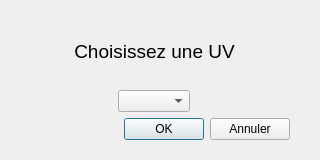
<?xml version="1.0" encoding="UTF-8"?>
<ui version="4.0">
 <class>choixUV</class>
 <widget class="QDialog" name="choixUV">
  <property name="geometry">
   <rect>
    <x>0</x>
    <y>0</y>
    <width>320</width>
    <height>160</height>
   </rect>
  </property>
  <property name="windowTitle">
   <string>Dialog</string>
  </property>
  <widget class="QWidget" name="verticalLayoutWidget">
   <property name="geometry">
    <rect>
     <x>19</x>
     <y>19</y>
     <width>271</width>
     <height>121</height>
    </rect>
   </property>
   <layout class="QVBoxLayout" name="verticalLayout">
    <item>
     <layout class="QVBoxLayout" name="verticalLayout_2">
      <item>
       <widget class="QLabel" name="label">
        <property name="text">
         <string>&lt;html&gt;&lt;head/&gt;&lt;body&gt;&lt;p align=&quot;center&quot;&gt;&lt;span style=&quot; font-size:14pt;&quot;&gt;Choisissez une UV&lt;/span&gt;&lt;/p&gt;&lt;/body&gt;&lt;/html&gt;</string>
        </property>
       </widget>
      </item>
      <item alignment="Qt::AlignHCenter">
       <widget class="QComboBox" name="comboBox_UV">
        <property name="currentText">
         <string/>
        </property>
       </widget>
      </item>
      <item>
       <layout class="QHBoxLayout" name="horizontalLayout_2">
        <item>
         <spacer name="horizontalSpacer">
          <property name="orientation">
           <enum>Qt::Horizontal</enum>
          </property>
          <property name="sizeHint" stdset="0">
           <size>
            <width>40</width>
            <height>20</height>
           </size>
          </property>
         </spacer>
        </item>
        <item>
         <widget class="QPushButton" name="pushButton_OK">
          <property name="enabled">
           <bool>true</bool>
          </property>
          <property name="text">
           <string>OK</string>
          </property>
         </widget>
        </item>
        <item>
         <widget class="QPushButton" name="pushButton_Annuler">
          <property name="text">
           <string>Annuler</string>
          </property>
         </widget>
        </item>
       </layout>
      </item>
     </layout>
    </item>
   </layout>
  </widget>
 </widget>
 <resources/>
 <connections>
  <connection>
   <sender>pushButton_Annuler</sender>
   <signal>clicked()</signal>
   <receiver>choixUV</receiver>
   <slot>close()</slot>
   <hints>
    <hint type="sourcelabel">
     <x>262</x>
     <y>119</y>
    </hint>
    <hint type="destinationlabel">
     <x>289</x>
     <y>146</y>
    </hint>
   </hints>
  </connection>
 </connections>
</ui>
